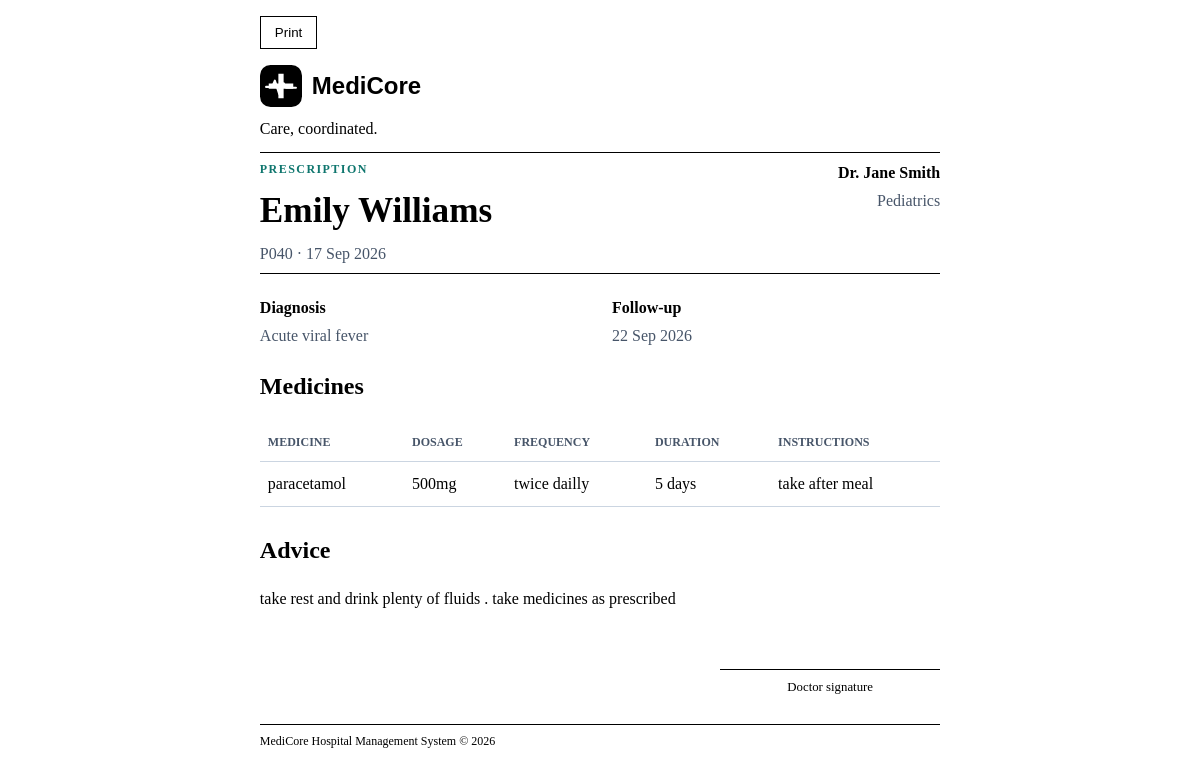
Page /prescriptions/1/print (signed in) on the committed database.
### app/models.py (models this page shows, shortened)
class Patient(db.Model):
    id = db.Column(db.Integer, primary_key=True)
    patient_code = db.Column(db.String(20), unique=True, nullable=False, index=True)
    first_name = db.Column(db.String(80), nullable=False)
    last_name = db.Column(db.String(80), nullable=False)
    dob = db.Column(db.Date, nullable=False)
    gender = db.Column(db.String(20), nullable=False)
    blood_group = db.Column(db.String(10))
    phone = db.Column(db.String(10), nullable=False)
    email = db.Column(db.String(120))
    address = db.Column(db.Text)
    registration_date = db.Column(db.Date)
    insurance_provider = db.Column(db.String(120))
    insurance_number = db.Column(db.String(80))
    emergency_contact_name = db.Column(db.String(120))
    emergency_contact_phone = db.Column(db.String(10))
    allergies = db.Column(db.Text)
    created_at = db.Column(db.DateTime, nullable=False, default=datetime.utcnow)
    @property
    def full_name(self):
        return f"{self.first_name} {self.last_name}"

class Prescription(db.Model):
    id = db.Column(db.Integer, primary_key=True)
    appointment_id = db.Column(db.Integer, db.ForeignKey("appointment.id"), nullable=False)
    patient_id = db.Column(db.Integer, db.ForeignKey("patient.id"), nullable=False)
    doctor_id = db.Column(db.Integer, db.ForeignKey("doctor.id"), nullable=False)
    diagnosis = db.Column(db.Text)
    advice = db.Column(db.Text)
    follow_up_date = db.Column(db.Date)
    created_at = db.Column(db.DateTime, nullable=False, default=datetime.utcnow)
    appointment = db.relationship("Appointment", backref=db.backref("prescription", uselist=False))
    patient = db.relationship("Patient", backref="prescriptions")
    doctor = db.relationship("Doctor", backref="prescriptions")
    prescription_items = db.relationship("PrescriptionItem", backref="prescription", cascade="all, delete-orphan")

class Doctor(db.Model):
    id = db.Column(db.Integer, primary_key=True)
    user_id = db.Column(db.Integer, db.ForeignKey("user.id"), nullable=True)
    full_name = db.Column(db.String(120), nullable=False)
    specialization = db.Column(db.String(100), nullable=False)
    qualification = db.Column(db.String(120))
    phone = db.Column(db.String(10))
    email = db.Column(db.String(120))
    years_experience = db.Column(db.Integer)
    hospital_branch = db.Column(db.String(120))
    consultation_fee = db.Column(db.Numeric(10, 2), nullable=False, default=Decimal("0.00"))
    available_days = db.Column(db.String(40), default="Mon,Tue,Wed,Thu,Fri")
    available_from = db.Column(db.Time)
    available_to = db.Column(db.Time)
    status = db.Column(db.String(20), nullable=False, default="active")
    photo_url = db.Column(db.String(500))
    bio = db.Column(db.Text)
    user = db.relationship("User", backref="doctor_profile")

class PrescriptionItem(db.Model):
    id = db.Column(db.Integer, primary_key=True)
    prescription_id = db.Column(db.Integer, db.ForeignKey("prescription.id"), nullable=False)
    medicine = db.Column(db.String(120), nullable=False)
    dosage = db.Column(db.String(80))
    frequency = db.Column(db.String(80))
    duration = db.Column(db.String(80))
    instructions = db.Column(db.Text)

### app/routes/prescriptions.py (the view)
@prescriptions_bp.route("/<int:prescription_id>/print")
@permission_required("prescriptions.read")
def print_prescription(prescription_id):
    prescription = db.get_or_404(Prescription, prescription_id)
    if current_user.role == "doctor":
        doctor = doctor_for_user()
        if not doctor or prescription.doctor_id != doctor.id:
            return "Forbidden", 403
    return render_template("prescriptions/print.html", prescription=prescription)

### app/__init__.py (called while the page is built)
@login_manager.user_loader
def load_user(user_id):
    from app.models import User
    return db.session.get(User, int(user_id))

### app/security/permissions.py (called while the page is built)
def has_permission(permission):
    return current_user.is_authenticated and permission in ROLE_PERMISSIONS.get(current_user.role, set())

def permission_required(permission):
    def decorator(view):
        @wraps(view)
        @login_required
        def wrapped(*args, **kwargs):
            if not has_permission(permission):
                abort(403)
            return view(*args, **kwargs)
        return wrapped
    return decorator

### app/templates/prescriptions/print.html (shortened to what this page needs)
{% extends 'base_print.html' %}
{% block content %}
<div class="print-prescription"><div class="print-title"><div><p class="print-label">Prescription</p><h1>{{ prescription.patient.full_name }}</h1><p>{{ prescription.patient.patient_code }} · {{ prescription.created_at.strftime('%d %b %Y') }}</p></div><div class="print-doctor"><strong>{{ prescription.doctor.full_name }}</strong><span>{{ prescription.doctor.specialization }}</span></div></div><hr><div class="print-two-column"><div><strong>Diagnosis</strong><p>{{ prescription.diagnosis or 'Not recorded' }}</p></div><div><strong>Follow-up</strong><p>{{ prescription.follow_up_date.strftime('%d %b %Y') if prescription.follow_up_date else 'Not scheduled' }}</p></div></div><h2>Medicines</h2><table class="print-medicine-table"><thead><tr><th>Medicine</th><th>Dosage</th><th>Frequency</th><th>Duration</th><th>Instructions</th></tr></thead><tbody>{% for item in prescription.prescription_items %}<tr><td>{{ item.medicine }}</td><td>{{ item.dosage or '—' }}</td><td>{{ item.frequency or '—' }}</td><td>{{ item.duration or '—' }}</td><td>{{ item.instructions or '—' }}</td></tr>{% endfor %}</tbody></table>{% if prescription.advice %}<h2>Advice</h2><p>{{ prescription.advice }}</p>{% endif %}<div class="signature-line"><span>Doctor signature</span></div></div>
{% endblock %}

### app/static/css/print.css (style rules this page uses)
* { box-sizing: border-box; }
body { margin: 0; color: #000; background: #fff; font: 12pt/1.45 Georgia, serif; }
.print-sheet hr { border: 0; border-top: 1px solid #000; }
.print-title { display: flex; justify-content: space-between; gap: 24px; align-items: start; }
.print-title h1 { margin: 6px 0; font-size: 2.2rem; }
.print-title p { margin: 0; color: #475569; }
.print-label { color: #0f766e !important; font-size: .75rem; font-weight: 800; letter-spacing: .12em; text-transform: uppercase; }
.print-doctor { display: grid; gap: 4px; text-align: right; }
.print-doctor span { color: #475569; }
.print-two-column { display: grid; grid-template-columns: 1fr 1fr; gap: 24px; margin: 22px 0; }
.print-two-column p { margin: 5px 0 0; color: #475569; }
.print-medicine-table { width: 100%; margin: 12px 0 26px; border-collapse: collapse; }
.print-medicine-table th, .print-medicine-table td { padding: 10px 8px; border-bottom: 1px solid #cbd5e1; text-align: left; vertical-align: top; }
.print-medicine-table th { color: #475569; font-size: .75rem; text-transform: uppercase; }
.signature-line { width: 220px; margin: 58px 0 0 auto; padding-top: 8px; border-top: 1px solid #000; text-align: center; font-size: .8rem; }

### rows in the picture
Patient: patient.full_name "Emily Williams", patient.patient_code "P040"
Prescription: created_at "17 Sep 2026", diagnosis "Acute viral fever", follow_up_date "22 Sep 2026", advice "take rest and drink plenty of fluids . take medicines as prescribed"
Doctor: doctor.full_name "Dr. Jane Smith", doctor.specialization "Pediatrics"
PrescriptionItem: medicine "paracetamol", dosage "500mg", frequency "twice dailly", duration "5 days", instructions "take after meal"

### other values in the picture
{{ APP_NAME }} "MediCore"
